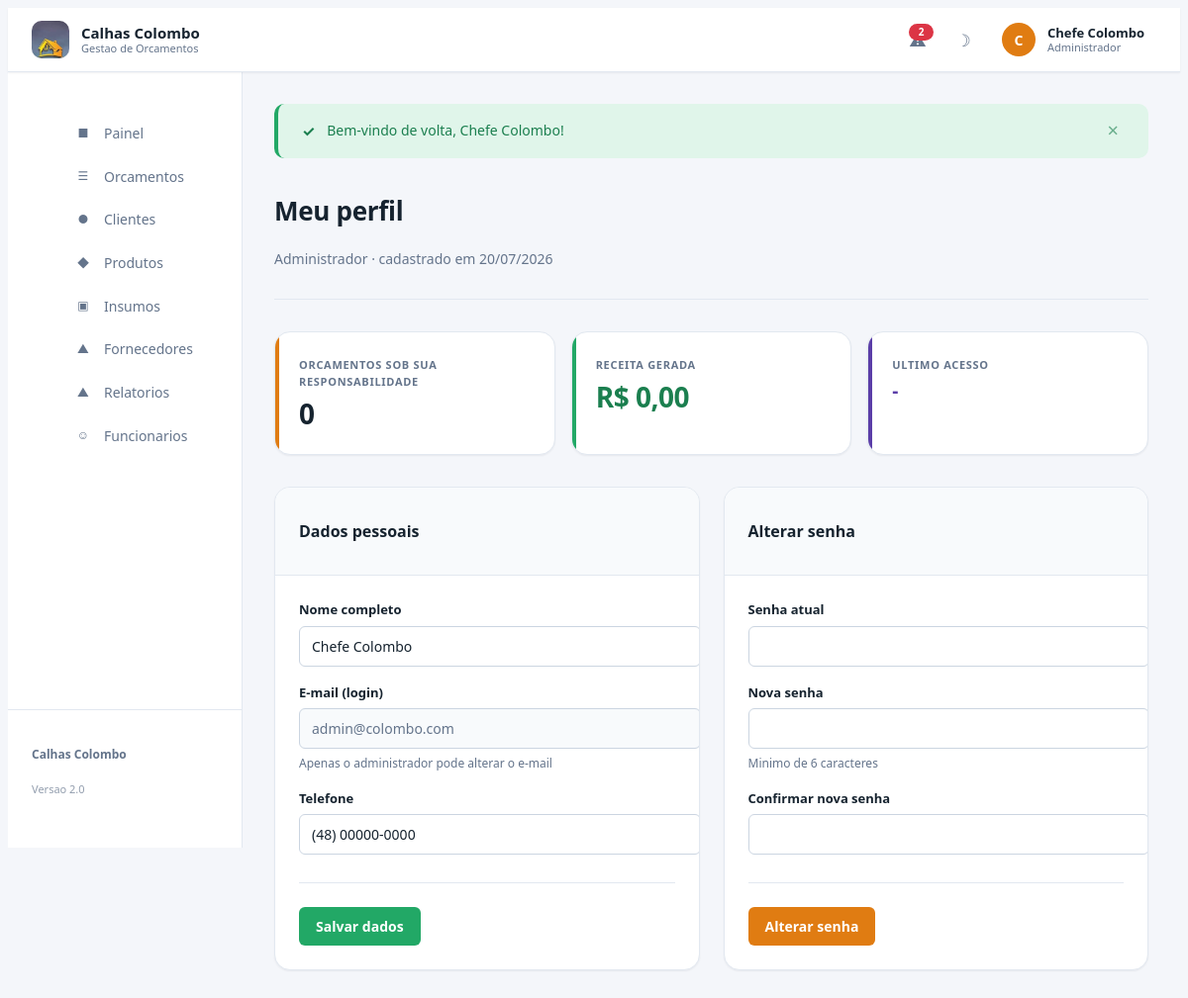
The app's page /perfil.php (signed in) with its own data.
### tables this page shows
CREATE TABLE `usuarios` (
  `id`            INT(11) NOT NULL AUTO_INCREMENT,
  `nome`          VARCHAR(100) NOT NULL,
  `email`         VARCHAR(150) NOT NULL,
  `senha`         VARCHAR(255) NOT NULL,
  `perfil`        ENUM('admin','gerente','calheiro','campo') NOT NULL DEFAULT 'campo',
  `telefone`      VARCHAR(20) DEFAULT NULL,
  `ativo`         TINYINT(1) NOT NULL DEFAULT 1,
  `ultimo_acesso` DATETIME DEFAULT NULL,
  `data_cadastro` DATETIME NOT NULL DEFAULT CURRENT_TIMESTAMP,
  PRIMARY KEY (`id`),
  UNIQUE KEY `uk_email` (`email`),
  KEY `idx_perfil` (`perfil`)
);

### inclui/conexao.php (called while the page is built, shortened)
<?php
function bd(): PDO
{
    static $pdo = null;
    if ($pdo === null) {
        $dsn = 'mysql:host=' . DB_HOST . ';dbname=' . DB_NOME . ';charset=' . DB_CHARSET;
        $opcoes = [
            PDO::ATTR_ERRMODE            => PDO::ERRMODE_EXCEPTION,
            PDO::ATTR_DEFAULT_FETCH_MODE => PDO::FETCH_ASSOC,
            PDO::ATTR_EMULATE_PREPARES   => false,
            PDO::ATTR_STRINGIFY_FETCHES  => false,
        ];
        try {
            $pdo = new PDO($dsn, DB_USUARIO, DB_SENHA, $opcoes);
        } catch (PDOException $e) {
            if (MODO_DEBUG) {
                die('Erro de conexao: ' . $e->getMessage());
            }
            die(
                '<div style="font-family:sans-serif;max-width:600px;margin:80px auto;padding:30px;'
                . 'border:1px solid #f5c2c7;background:#f8d7da;color:#842029;border-radius:8px">'
                . '<h2 style="margin-top:0">Nao foi possivel conectar ao banco de dados</h2>'
                . '<p>Verifique se o MySQL do XAMPP esta rodando e se o banco '
                . '<strong>' . DB_NOME . '</strong> foi importado.</p></div>'
            );
        }
    }
    return $pdo;
}

### inclui/auth.php (called while the page is built, shortened)
<?php
require_once __DIR__ . '/funcoes.php';
function usuario_logado(): array
{
    return [
        'id'       => $_SESSION['usuario_id']     ?? 0,
        'nome'     => $_SESSION['usuario_nome']   ?? '',
        'email'    => $_SESSION['usuario_email']  ?? '',
        'perfil'   => $_SESSION['usuario_perfil'] ?? '',
        'telefone' => $_SESSION['usuario_telefone'] ?? '',
    ];
}
function permissoes(): array
{
    return [
        'admin' => [
            'ver_dashboard', 'ver_financeiro', 'gerir_clientes', 'excluir_clientes',
            'gerir_orcamentos', 'excluir_orcamentos', 'gerir_produtos', 'gerir_insumos',
            'gerir_fornecedores', 'gerir_usuarios', 'ver_relatorios',
        ],
        'gerente' => [
            'ver_dashboard', 'ver_financeiro', 'gerir_clientes',
            'gerir_orcamentos', 'gerir_produtos', 'gerir_insumos',
            'gerir_fornecedores', 'ver_relatorios',
        ],
        'calheiro' => [
            'ver_dashboard', 'gerir_clientes', 'gerir_orcamentos', 'gerir_insumos',
        ],
        'campo' => [
            'ver_dashboard', 'gerir_clientes', 'gerir_orcamentos',
        ],
    ];
}
function pode(string $capacidade): bool
{
    $perfil = $_SESSION['usuario_perfil'] ?? '';
    $mapa = permissoes();
    return in_array($capacidade, $mapa[$perfil] ?? [], true);
}
function rotulo_perfil(string $perfil): string
{
    $mapa = [
        'admin'    => 'Administrador',
        'gerente'  => 'Gerente',
        'calheiro' => 'Calheiro',
        'campo'    => 'Tecnico de Campo',
    ];
    return $mapa[$perfil] ?? ucfirst($perfil);
}

### perfil.php (the view, shortened to what this page needs)
<?php
require_once __DIR__ . '/inclui/auth.php';
$u = usuario_logado();
$pdo = bd();
$st = $pdo->prepare("SELECT * FROM usuarios WHERE id = :id");
$st->execute([':id' => $u['id']]);
$usuario = $st->fetch();
$st = $pdo->prepare(
    "SELECT COUNT(*) AS qtd,
            COALESCE(SUM(CASE WHEN status IN ('aprovado','em_producao','concluido') THEN valor_total ELSE 0 END),0) AS receita
     FROM orcamentos WHERE responsavel_id = :id"
);
$st->execute([':id' => $u['id']]);
$estatisticas = $st->fetch();
$pagina_ativa  = 'perfil';
require_once __DIR__ . '/inclui/cabecalho.php';
?>
<div class="pagina-topo">
    <div>
        <h1 class="pagina-titulo">Meu perfil</h1>
        <p class="pagina-subtitulo">
            <?= e(rotulo_perfil($usuario['perfil'])) ?> &middot;
            cadastrado em <?= data_br($usuario['data_cadastro']) ?>
        </p>
    </div>
</div>
<div class="grade-indicadores">
    <div class="indicador">
        <div class="indicador-rotulo">Orcamentos sob sua responsabilidade</div>
        <div class="indicador-valor"><?= (int) $estatisticas['qtd'] ?></div>
    </div>
    <?php if (pode('ver_financeiro')): ?>
        <div class="indicador verde">
            <div class="indicador-rotulo">Receita gerada</div>
            <div class="indicador-valor"><?= moeda($estatisticas['receita']) ?></div>
        </div>
    <?php endif; ?>
    <div class="indicador roxo">
        <div class="indicador-rotulo">Ultimo acesso</div>
        <div class="indicador-valor" style="font-size:19px">
            <?= data_br($usuario['ultimo_acesso'], true) ?>
        </div>
    </div>
</div>
<div class="grade-2">
    <div class="cartao">
        <div class="cartao-cabecalho"><h3>Dados pessoais</h3></div>
        <div class="cartao-corpo">
            <form method="POST" class="formulario-grade">
                <div class="campo col-12">
                    <label for="nome">Nome completo</label>
                    <input type="text" id="nome" name="nome" required value="<?= e($usuario['nome']) ?>">
                </div>
                <div class="campo col-12">
                    <label for="email_ro">E-mail (login)</label>
                    <input type="email" id="email_ro" value="<?= e($usuario['email']) ?>" readonly>
                    <span class="campo-dica">Apenas o administrador pode alterar o e-mail</span>
                </div>
                <div class="campo col-12">
                    <label for="telefone">Telefone</label>
                    <input type="text" id="telefone" name="telefone" data-mascara="telefone"
                           value="<?= e($usuario['telefone'] ?? '') ?>">
                </div>
                <div class="formulario-acoes">
                    <button type="submit" class="botao botao-sucesso">Salvar dados</button>
                </div>
            </form>
        </div>
    </div>
    <div class="cartao">
        <div class="cartao-cabecalho"><h3>Alterar senha</h3></div>
        <div class="cartao-corpo">
            <form method="POST" class="formulario-grade">
                <div class="campo col-12">
                    <label for="senha_atual">Senha atual</label>
                    <input type="password" id="senha_atual" name="senha_atual" required>
                </div>
                <div class="campo col-12">
                    <label for="senha_nova">Nova senha</label>
                    <input type="password" id="senha_nova" name="senha_nova" required minlength="6">
                    <span class="campo-dica">Minimo de 6 caracteres</span>
                </div>
                <div class="campo col-12">
                    <label for="senha_confirma">Confirmar nova senha</label>
                    <input type="password" id="senha_confirma" name="senha_confirma" required minlength="6">
                </div>
                <div class="formulario-acoes">
                    <button type="submit" class="botao botao-primario">Alterar senha</button>
                </div>
            </form>
        </div>
    </div>
</div>
<?php require_once __DIR__ . '/inclui/rodape.php'; ?>

### inclui/cabecalho.php (shortened to what this page needs)
<?php
require_once __DIR__ . '/auth.php';
$u = usuario_logado();
$pagina_ativa  = $pagina_ativa  ?? '';
$alertas_estoque = bd()->query(
    "SELECT nome, estoque_atual, estoque_minimo, unidade
     FROM produtos
     WHERE ativo = 1 AND estoque_atual <= estoque_minimo
     ORDER BY (estoque_minimo - estoque_atual) DESC
     LIMIT 8"
)->fetchAll();
$menu = [
    ['Painel',        'index.php',              '&#9632;', 'ver_dashboard'],
    ['Orcamentos',    'orcamentos_listar.php',  '&#9776;', 'gerir_orcamentos'],
    ['Clientes',      'clientes_listar.php',    '&#9679;', 'gerir_clientes'],
    ['Produtos',      'produtos.php',           '&#9670;', 'gerir_produtos'],
    ['Insumos',       'insumos.php',            '&#9635;', 'gerir_insumos'],
    ['Fornecedores',  'fornecedores.php',       '&#9650;', 'gerir_fornecedores'],
    ['Relatorios',    'relatorios.php',         '&#9650;', 'ver_relatorios'],
    ['Funcionarios',  'funcionarios.php',       '&#9786;', 'gerir_usuarios'],
];
?>
<!DOCTYPE html>
<html lang="pt-BR">
<head>
<link rel="stylesheet" href="assets/css/estilo.css">
</head>
<body>
<header class="topo">
    <a href="index.php" class="marca">
        <img src="assets/img/logo-icone.png" alt="" class="marca-icone">
        <span class="marca-texto">
            <strong><?= e(EMPRESA_NOME) ?></strong>
            <small>Gestao de Orcamentos</small>
        </span>
    </a>
    <div class="topo-direita">
        <div class="sino" id="sinoAlertas">
            <button class="sino-botao" aria-label="Alertas">
                &#9888;
                <?php if ($alertas_estoque): ?>
                    <span class="sino-contador"><?= count($alertas_estoque) ?></span>
                <?php endif; ?>
            </button>
        </div>
        <button class="botao-tema" id="botaoTema" aria-label="Alternar tema">&#9789;</button>
        <div class="usuario" id="menuUsuario">
            <button class="usuario-botao">
                <span class="avatar"><?= e(mb_strtoupper(mb_substr($u['nome'], 0, 1))) ?></span>
                <span class="usuario-info">
                    <strong><?= e($u['nome']) ?></strong>
                    <small><?= e(rotulo_perfil($u['perfil'])) ?></small>
                </span>
            </button>
        </div>
    </div>
</header>
<div class="layout">
    <aside class="lateral" id="menuLateral">
        <nav>
            <ul>
                <?php foreach ($menu as [$rotulo, $arquivo, $icone, $capacidade]): ?>
                    <?php $chave = pathinfo($arquivo, PATHINFO_FILENAME); ?>
                    <li>
                        <a href="<?= e($arquivo) ?>"
                           class="lateral-item <?= $pagina_ativa === $chave ? 'ativo' : '' ?>">
                            <span class="lateral-icone"><?= $icone ?></span>
                            <span><?= e($rotulo) ?></span>
                        </a>
                    </li>
                <?php endforeach; ?>
            </ul>
        </nav>
        <div class="lateral-rodape">
            <p><?= e(EMPRESA_NOME) ?></p>
            <small>Versao 2.0</small>
        </div>
    </aside>
    <main class="conteudo">
        <?= flash_exibir() ?>

### records on screen
usuarios: nome "C", nome "Chefe Colombo", perfil "Administrador", data_cadastro "20/07/2026", ultimo_acesso "-", email "admin@colombo.com", telefone "(48) 00000-0000"

### other values on screen
EMPRESA_NOME "Calhas Colombo"
count($alertas_estoque) "2"
$icone "■"
$rotulo "Painel"
$icone "☰"
$rotulo "Orcamentos"
$icone "●"
$rotulo "Clientes"
$icone "◆"
$rotulo "Produtos"
$icone "▣"
$rotulo "Insumos"
$icone "▲"
$rotulo "Fornecedores"
$rotulo "Relatorios"
